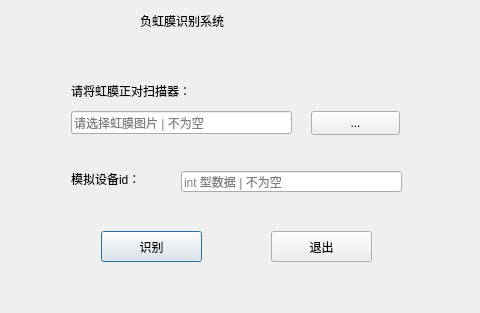
<?xml version="1.0" encoding="UTF-8"?>
<ui version="4.0">
 <class>Client_Window</class>
 <widget class="QDialog" name="Client_Window">
  <property name="geometry">
   <rect>
    <x>0</x>
    <y>0</y>
    <width>480</width>
    <height>313</height>
   </rect>
  </property>
  <property name="windowTitle">
   <string>Dialog</string>
  </property>
  <property name="styleSheet">
   <string notr="true"/>
  </property>
  <layout class="QVBoxLayout" name="verticalLayout_2">
   <property name="spacing">
    <number>0</number>
   </property>
   <property name="leftMargin">
    <number>1</number>
   </property>
   <property name="topMargin">
    <number>1</number>
   </property>
   <property name="rightMargin">
    <number>1</number>
   </property>
   <property name="bottomMargin">
    <number>1</number>
   </property>
   <item>
    <widget class="QWidget" name="widgetTitle" native="true">
     <property name="sizePolicy">
      <sizepolicy hsizetype="Preferred" vsizetype="Fixed">
       <horstretch>0</horstretch>
       <verstretch>0</verstretch>
      </sizepolicy>
     </property>
     <property name="minimumSize">
      <size>
       <width>0</width>
       <height>40</height>
      </size>
     </property>
     <property name="styleSheet">
      <string notr="true"/>
     </property>
     <layout class="QHBoxLayout" name="horizontalLayout_2">
      <property name="spacing">
       <number>0</number>
      </property>
      <property name="leftMargin">
       <number>15</number>
      </property>
      <property name="topMargin">
       <number>0</number>
      </property>
      <property name="rightMargin">
       <number>0</number>
      </property>
      <property name="bottomMargin">
       <number>0</number>
      </property>
      <item>
       <widget class="QLabel" name="labIco">
        <property name="sizePolicy">
         <sizepolicy hsizetype="Minimum" vsizetype="Preferred">
          <horstretch>0</horstretch>
          <verstretch>0</verstretch>
         </sizepolicy>
        </property>
        <property name="minimumSize">
         <size>
          <width>100</width>
          <height>0</height>
         </size>
        </property>
        <property name="styleSheet">
         <string notr="true"/>
        </property>
        <property name="text">
         <string/>
        </property>
        <property name="alignment">
         <set>Qt::AlignCenter</set>
        </property>
        <property name="margin">
         <number>0</number>
        </property>
        <property name="indent">
         <number>-1</number>
        </property>
       </widget>
      </item>
      <item>
       <spacer name="horizontalSpacer">
        <property name="orientation">
         <enum>Qt::Horizontal</enum>
        </property>
        <property name="sizeType">
         <enum>QSizePolicy::Minimum</enum>
        </property>
        <property name="sizeHint" stdset="0">
         <size>
          <width>24</width>
          <height>20</height>
         </size>
        </property>
       </spacer>
      </item>
      <item>
       <widget class="QLabel" name="labTitle">
        <property name="sizePolicy">
         <sizepolicy hsizetype="Expanding" vsizetype="Preferred">
          <horstretch>0</horstretch>
          <verstretch>0</verstretch>
         </sizepolicy>
        </property>
        <property name="palette">
         <palette>
          <active/>
          <inactive/>
          <disabled/>
         </palette>
        </property>
        <property name="styleSheet">
         <string notr="true"/>
        </property>
        <property name="text">
         <string>负虹膜识别系统</string>
        </property>
        <property name="alignment">
         <set>Qt::AlignLeading|Qt::AlignLeft|Qt::AlignVCenter</set>
        </property>
       </widget>
      </item>
      <item>
       <widget class="QWidget" name="widgetMenu" native="true">
        <property name="sizePolicy">
         <sizepolicy hsizetype="Minimum" vsizetype="Preferred">
          <horstretch>0</horstretch>
          <verstretch>0</verstretch>
         </sizepolicy>
        </property>
        <property name="styleSheet">
         <string notr="true">QToolButton,QPushButton{
border:0px solid #FF0000;
}
QToolButton:hover,QPushButton:hover,QToolButton:pressed,QPushButton:pressed{
background:#067DB8;
}</string>
        </property>
        <layout class="QHBoxLayout" name="horizontalLayout">
         <property name="spacing">
          <number>0</number>
         </property>
         <property name="leftMargin">
          <number>0</number>
         </property>
         <property name="topMargin">
          <number>0</number>
         </property>
         <property name="rightMargin">
          <number>0</number>
         </property>
         <property name="bottomMargin">
          <number>0</number>
         </property>
         <item>
          <widget class="QPushButton" name="btnMenu_Min">
           <property name="sizePolicy">
            <sizepolicy hsizetype="Minimum" vsizetype="Expanding">
             <horstretch>0</horstretch>
             <verstretch>0</verstretch>
            </sizepolicy>
           </property>
           <property name="minimumSize">
            <size>
             <width>35</width>
             <height>0</height>
            </size>
           </property>
           <property name="maximumSize">
            <size>
             <width>35</width>
             <height>16777215</height>
            </size>
           </property>
           <property name="cursor">
            <cursorShape>ArrowCursor</cursorShape>
           </property>
           <property name="focusPolicy">
            <enum>Qt::NoFocus</enum>
           </property>
           <property name="toolTip">
            <string>最小化</string>
           </property>
           <property name="text">
            <string/>
           </property>
           <property name="flat">
            <bool>true</bool>
           </property>
          </widget>
         </item>
         <item>
          <widget class="QPushButton" name="btnMenu_Close">
           <property name="sizePolicy">
            <sizepolicy hsizetype="Fixed" vsizetype="Expanding">
             <horstretch>0</horstretch>
             <verstretch>0</verstretch>
            </sizepolicy>
           </property>
           <property name="minimumSize">
            <size>
             <width>35</width>
             <height>0</height>
            </size>
           </property>
           <property name="maximumSize">
            <size>
             <width>35</width>
             <height>16777215</height>
            </size>
           </property>
           <property name="cursor">
            <cursorShape>ArrowCursor</cursorShape>
           </property>
           <property name="focusPolicy">
            <enum>Qt::NoFocus</enum>
           </property>
           <property name="toolTip">
            <string>关闭</string>
           </property>
           <property name="text">
            <string/>
           </property>
           <property name="flat">
            <bool>true</bool>
           </property>
          </widget>
         </item>
        </layout>
       </widget>
      </item>
     </layout>
    </widget>
   </item>
   <item>
    <widget class="QWidget" name="widget" native="true">
     <widget class="QLineEdit" name="lineEdit_device_id">
      <property name="geometry">
       <rect>
        <x>180</x>
        <y>130</y>
        <width>221</width>
        <height>21</height>
       </rect>
      </property>
      <property name="placeholderText">
       <string>int 型数据 | 不为空</string>
      </property>
     </widget>
     <widget class="QPushButton" name="pushButton_submit">
      <property name="geometry">
       <rect>
        <x>100</x>
        <y>190</y>
        <width>101</width>
        <height>31</height>
       </rect>
      </property>
      <property name="text">
       <string>识别</string>
      </property>
     </widget>
     <widget class="QPushButton" name="pushButton_scanner">
      <property name="geometry">
       <rect>
        <x>310</x>
        <y>70</y>
        <width>89</width>
        <height>24</height>
       </rect>
      </property>
      <property name="text">
       <string>...</string>
      </property>
     </widget>
     <widget class="QLabel" name="label_device_id">
      <property name="geometry">
       <rect>
        <x>70</x>
        <y>130</y>
        <width>111</width>
        <height>16</height>
       </rect>
      </property>
      <property name="text">
       <string>模拟设备id：</string>
      </property>
     </widget>
     <widget class="QLineEdit" name="lineEdit_scanner">
      <property name="geometry">
       <rect>
        <x>70</x>
        <y>70</y>
        <width>221</width>
        <height>23</height>
       </rect>
      </property>
      <property name="placeholderText">
       <string>请选择虹膜图片 | 不为空</string>
      </property>
     </widget>
     <widget class="QPushButton" name="pushButton_exit">
      <property name="geometry">
       <rect>
        <x>270</x>
        <y>190</y>
        <width>101</width>
        <height>31</height>
       </rect>
      </property>
      <property name="text">
       <string>退出</string>
      </property>
     </widget>
     <widget class="QLabel" name="label_scanner">
      <property name="geometry">
       <rect>
        <x>70</x>
        <y>40</y>
        <width>341</width>
        <height>20</height>
       </rect>
      </property>
      <property name="text">
       <string>请将虹膜正对扫描器：</string>
      </property>
     </widget>
    </widget>
   </item>
  </layout>
 </widget>
 <resources/>
 <connections/>
</ui>
